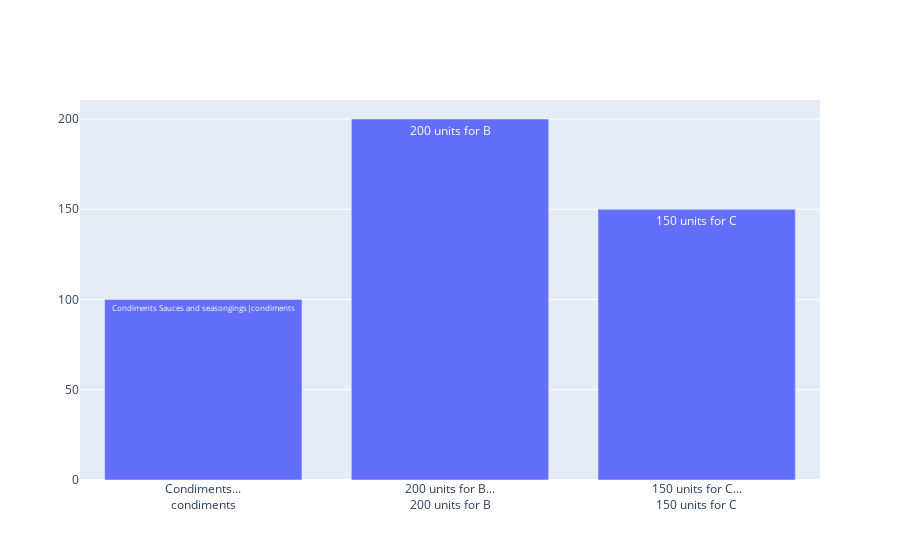

The notebook cell saved with this chart:
### Code cell
# categories = ['A', 'B', 'C']
# values = [100, 200, 150]

# # Custom labels for the x-axis and hover text
# custom_x_labels = {'A': 'Category A', 'B': 'Category B', 'C': 'Category C'}
# hover_texts = ['100 units for A', '200 units for B', '150 units for C']
# hover_texts = [format_category_tick_text(x) for x in hover_texts]
# Create a bar plot
fig = go.Figure(
    data=[
        go.Bar(
            # x=custom_x_labels,# Custom x-axis labels
            x=hover_texts,# Custom x-axis labels
            y=values,
            # text=hover_texts,  # Custom hover text
            text=custom_x_labels,  # Custom hover text
            hoverinfo='text',  # Use the text for hover info
        )
    ]
)


fig.show()

### Figure 1 — Plotly figure (JSON) as saved in the notebook; plotly's stock layout.template omitted (floating-point values rounded to 4 significant figures)
{"data": [{"hoverinfo": "text", "text": ["Condiments Sauces and seasongings|condiments", "200 units for B", "150 units for C"], "type": "bar", "x": ["Condiments...<br>condiments", "200 units for B...<br>200 units for B", "150 units for C...<br>150 units for C"], "y": [100, 200, 150]}], "layout": {}}
